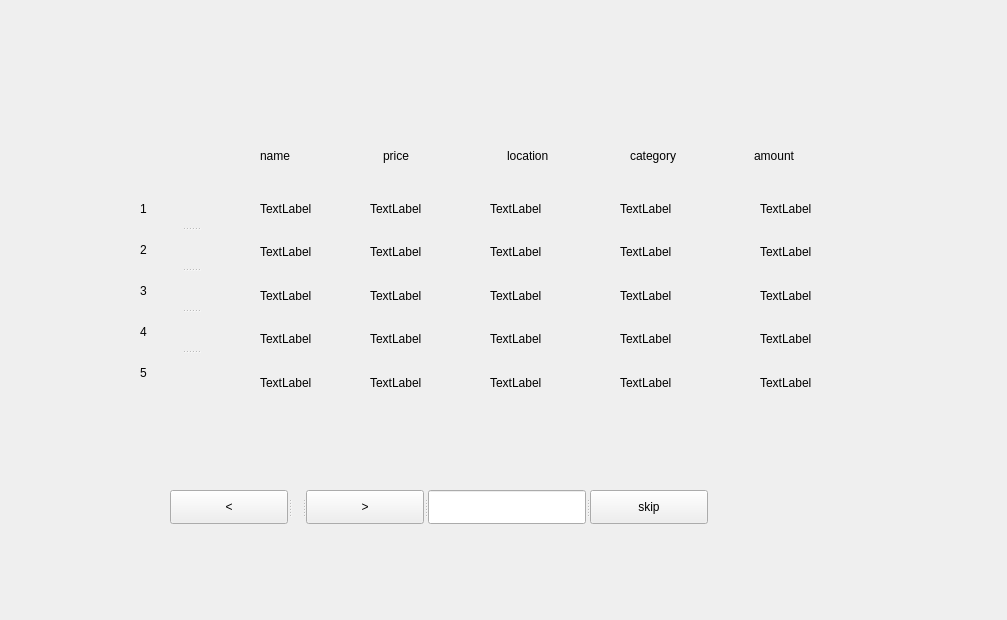
<?xml version="1.0" encoding="UTF-8"?>
<ui version="4.0">
 <class>search</class>
 <widget class="QWidget" name="search">
  <property name="geometry">
   <rect>
    <x>0</x>
    <y>0</y>
    <width>1007</width>
    <height>620</height>
   </rect>
  </property>
  <property name="windowTitle">
   <string>Form</string>
  </property>
  <widget class="QSplitter" name="splitter_2">
   <property name="geometry">
    <rect>
     <x>140</x>
     <y>190</y>
     <width>101</width>
     <height>201</height>
    </rect>
   </property>
   <property name="orientation">
    <enum>Qt::Vertical</enum>
   </property>
   <widget class="QSplitter" name="splitter_3">
    <property name="orientation">
     <enum>Qt::Vertical</enum>
    </property>
    <widget class="QLabel" name="label_5">
     <property name="text">
      <string>1</string>
     </property>
    </widget>
    <widget class="QLabel" name="label_6">
     <property name="text">
      <string>2</string>
     </property>
    </widget>
    <widget class="QLabel" name="label_7">
     <property name="text">
      <string>3</string>
     </property>
    </widget>
    <widget class="QLabel" name="label_8">
     <property name="text">
      <string>4</string>
     </property>
    </widget>
    <widget class="QLabel" name="label_10">
     <property name="text">
      <string>5</string>
     </property>
    </widget>
   </widget>
  </widget>
  <widget class="QSplitter" name="splitter_10">
   <property name="geometry">
    <rect>
     <x>170</x>
     <y>490</y>
     <width>538</width>
     <height>34</height>
    </rect>
   </property>
   <property name="orientation">
    <enum>Qt::Horizontal</enum>
   </property>
   <widget class="QPushButton" name="pushButton">
    <property name="text">
     <string>&lt;</string>
    </property>
   </widget>
   <widget class="QLabel" name="currnum">
    <property name="text">
     <string/>
    </property>
   </widget>
   <widget class="QPushButton" name="pushButton_2">
    <property name="text">
     <string>&gt;</string>
    </property>
   </widget>
   <widget class="QLineEdit" name="lineEdit"/>
   <widget class="QPushButton" name="pushButton_3">
    <property name="text">
     <string>skip</string>
    </property>
   </widget>
  </widget>
  <widget class="QWidget" name="layoutWidget">
   <property name="geometry">
    <rect>
     <x>260</x>
     <y>130</y>
     <width>611</width>
     <height>51</height>
    </rect>
   </property>
   <layout class="QHBoxLayout" name="horizontalLayout">
    <item>
     <widget class="QLabel" name="label">
      <property name="text">
       <string>name</string>
      </property>
     </widget>
    </item>
    <item>
     <widget class="QLabel" name="label_2">
      <property name="text">
       <string>price</string>
      </property>
     </widget>
    </item>
    <item>
     <widget class="QLabel" name="label_3">
      <property name="text">
       <string>location</string>
      </property>
     </widget>
    </item>
    <item>
     <widget class="QLabel" name="label_4">
      <property name="text">
       <string>category</string>
      </property>
     </widget>
    </item>
    <item>
     <widget class="QLabel" name="label_9">
      <property name="text">
       <string>amount</string>
      </property>
     </widget>
    </item>
   </layout>
  </widget>
  <widget class="QWidget" name="layoutWidget">
   <property name="geometry">
    <rect>
     <x>760</x>
     <y>190</y>
     <width>101</width>
     <height>211</height>
    </rect>
   </property>
   <layout class="QVBoxLayout" name="verticalLayout">
    <item>
     <widget class="QLabel" name="amount1">
      <property name="text">
       <string>TextLabel</string>
      </property>
     </widget>
    </item>
    <item>
     <widget class="QLabel" name="amount2">
      <property name="text">
       <string>TextLabel</string>
      </property>
     </widget>
    </item>
    <item>
     <widget class="QLabel" name="amount3">
      <property name="text">
       <string>TextLabel</string>
      </property>
     </widget>
    </item>
    <item>
     <widget class="QLabel" name="amount4">
      <property name="text">
       <string>TextLabel</string>
      </property>
     </widget>
    </item>
    <item>
     <widget class="QLabel" name="amount5">
      <property name="text">
       <string>TextLabel</string>
      </property>
     </widget>
    </item>
   </layout>
  </widget>
  <widget class="QWidget" name="">
   <property name="geometry">
    <rect>
     <x>620</x>
     <y>190</y>
     <width>101</width>
     <height>211</height>
    </rect>
   </property>
   <layout class="QVBoxLayout" name="verticalLayout_2">
    <item>
     <widget class="QLabel" name="l14">
      <property name="text">
       <string>TextLabel</string>
      </property>
     </widget>
    </item>
    <item>
     <widget class="QLabel" name="l24">
      <property name="text">
       <string>TextLabel</string>
      </property>
     </widget>
    </item>
    <item>
     <widget class="QLabel" name="l34">
      <property name="text">
       <string>TextLabel</string>
      </property>
     </widget>
    </item>
    <item>
     <widget class="QLabel" name="l44">
      <property name="text">
       <string>TextLabel</string>
      </property>
     </widget>
    </item>
    <item>
     <widget class="QLabel" name="l54">
      <property name="text">
       <string>TextLabel</string>
      </property>
     </widget>
    </item>
   </layout>
  </widget>
  <widget class="QWidget" name="">
   <property name="geometry">
    <rect>
     <x>490</x>
     <y>190</y>
     <width>111</width>
     <height>211</height>
    </rect>
   </property>
   <layout class="QVBoxLayout" name="verticalLayout_3">
    <item>
     <widget class="QLabel" name="l13">
      <property name="text">
       <string>TextLabel</string>
      </property>
     </widget>
    </item>
    <item>
     <widget class="QLabel" name="l23">
      <property name="text">
       <string>TextLabel</string>
      </property>
     </widget>
    </item>
    <item>
     <widget class="QLabel" name="l33">
      <property name="text">
       <string>TextLabel</string>
      </property>
     </widget>
    </item>
    <item>
     <widget class="QLabel" name="l43">
      <property name="text">
       <string>TextLabel</string>
      </property>
     </widget>
    </item>
    <item>
     <widget class="QLabel" name="l53">
      <property name="text">
       <string>TextLabel</string>
      </property>
     </widget>
    </item>
   </layout>
  </widget>
  <widget class="QWidget" name="">
   <property name="geometry">
    <rect>
     <x>370</x>
     <y>190</y>
     <width>101</width>
     <height>211</height>
    </rect>
   </property>
   <layout class="QVBoxLayout" name="verticalLayout_4">
    <item>
     <widget class="QLabel" name="l12">
      <property name="text">
       <string>TextLabel</string>
      </property>
     </widget>
    </item>
    <item>
     <widget class="QLabel" name="l22">
      <property name="text">
       <string>TextLabel</string>
      </property>
     </widget>
    </item>
    <item>
     <widget class="QLabel" name="l32">
      <property name="text">
       <string>TextLabel</string>
      </property>
     </widget>
    </item>
    <item>
     <widget class="QLabel" name="l42">
      <property name="text">
       <string>TextLabel</string>
      </property>
     </widget>
    </item>
    <item>
     <widget class="QLabel" name="l52">
      <property name="text">
       <string>TextLabel</string>
      </property>
     </widget>
    </item>
   </layout>
  </widget>
  <widget class="QWidget" name="">
   <property name="geometry">
    <rect>
     <x>260</x>
     <y>190</y>
     <width>101</width>
     <height>211</height>
    </rect>
   </property>
   <layout class="QVBoxLayout" name="verticalLayout_5">
    <item>
     <widget class="QLabel" name="l11">
      <property name="text">
       <string>TextLabel</string>
      </property>
     </widget>
    </item>
    <item>
     <widget class="QLabel" name="l21">
      <property name="text">
       <string>TextLabel</string>
      </property>
     </widget>
    </item>
    <item>
     <widget class="QLabel" name="l31">
      <property name="text">
       <string>TextLabel</string>
      </property>
     </widget>
    </item>
    <item>
     <widget class="QLabel" name="l41">
      <property name="text">
       <string>TextLabel</string>
      </property>
     </widget>
    </item>
    <item>
     <widget class="QLabel" name="l51">
      <property name="text">
       <string>TextLabel</string>
      </property>
     </widget>
    </item>
   </layout>
  </widget>
 </widget>
 <resources/>
 <connections/>
</ui>
